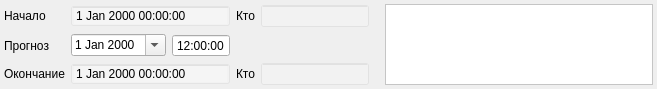
<?xml version="1.0" encoding="UTF-8"?>
<ui version="4.0">
 <class>ProcessInfoW</class>
 <widget class="QWidget" name="ProcessInfoW">
  <property name="geometry">
   <rect>
    <x>0</x>
    <y>0</y>
    <width>657</width>
    <height>89</height>
   </rect>
  </property>
  <property name="windowTitle">
   <string>Form</string>
  </property>
  <layout class="QVBoxLayout" name="verticalLayout">
   <property name="margin">
    <number>2</number>
   </property>
   <item>
    <widget class="QFrame" name="processFrame">
     <property name="minimumSize">
      <size>
       <width>0</width>
       <height>85</height>
      </size>
     </property>
     <property name="maximumSize">
      <size>
       <width>16777215</width>
       <height>85</height>
      </size>
     </property>
     <property name="frameShape">
      <enum>QFrame::NoFrame</enum>
     </property>
     <property name="frameShadow">
      <enum>QFrame::Raised</enum>
     </property>
     <layout class="QHBoxLayout" name="horizontalLayout_2">
      <property name="margin">
       <number>2</number>
      </property>
      <item>
       <layout class="QGridLayout" name="gridLayout_4">
        <item row="2" column="3">
         <widget class="QTimeEdit" name="timePredict">
          <property name="buttonSymbols">
           <enum>QAbstractSpinBox::NoButtons</enum>
          </property>
          <property name="time">
           <time>
            <hour>12</hour>
            <minute>0</minute>
            <second>0</second>
           </time>
          </property>
         </widget>
        </item>
        <item row="3" column="5">
         <widget class="QLineEdit" name="whoEnd">
          <property name="styleSheet">
           <string notr="true">QLineEdit {background: rgba(255, 255, 255, 55);}</string>
          </property>
          <property name="readOnly">
           <bool>true</bool>
          </property>
         </widget>
        </item>
        <item row="0" column="0" rowspan="2">
         <widget class="QLabel" name="label_12">
          <property name="styleSheet">
           <string notr="true">background: transparent</string>
          </property>
          <property name="text">
           <string>Начало</string>
          </property>
         </widget>
        </item>
        <item row="2" column="1" colspan="2">
         <widget class="QDateEdit" name="datePredict">
          <property name="styleSheet">
           <string notr="true">QFrame {background: white}</string>
          </property>
          <property name="date">
           <date>
            <year>2000</year>
            <month>1</month>
            <day>1</day>
           </date>
          </property>
          <property name="calendarPopup">
           <bool>true</bool>
          </property>
         </widget>
        </item>
        <item row="3" column="0">
         <widget class="QLabel" name="label_20">
          <property name="styleSheet">
           <string notr="true">background: transparent</string>
          </property>
          <property name="text">
           <string>Окончание</string>
          </property>
         </widget>
        </item>
        <item row="0" column="5" rowspan="2">
         <widget class="QLineEdit" name="whoStart">
          <property name="styleSheet">
           <string notr="true">QLineEdit {background: rgba(255, 255, 255, 55);}</string>
          </property>
          <property name="readOnly">
           <bool>true</bool>
          </property>
         </widget>
        </item>
        <item row="0" column="4" rowspan="2">
         <widget class="QLabel" name="label_14">
          <property name="styleSheet">
           <string notr="true">background: transparent</string>
          </property>
          <property name="text">
           <string>Кто</string>
          </property>
         </widget>
        </item>
        <item row="3" column="4">
         <widget class="QLabel" name="label_13">
          <property name="styleSheet">
           <string notr="true">background: transparent</string>
          </property>
          <property name="text">
           <string>Кто</string>
          </property>
         </widget>
        </item>
        <item row="2" column="0">
         <widget class="QLabel" name="label_16">
          <property name="styleSheet">
           <string notr="true">background: transparent</string>
          </property>
          <property name="text">
           <string>Прогноз</string>
          </property>
         </widget>
        </item>
        <item row="3" column="1" colspan="3">
         <widget class="QDateTimeEdit" name="dateEnd">
          <property name="styleSheet">
           <string notr="true">QDateTimeEdit {background: rgba(255, 255, 255, 55);}</string>
          </property>
          <property name="buttonSymbols">
           <enum>QAbstractSpinBox::NoButtons</enum>
          </property>
         </widget>
        </item>
        <item row="0" column="1" rowspan="2" colspan="3">
         <widget class="QDateTimeEdit" name="dateStart">
          <property name="styleSheet">
           <string notr="true">QDateTimeEdit {background: rgba(255, 255, 255, 55);}</string>
          </property>
          <property name="buttonSymbols">
           <enum>QAbstractSpinBox::NoButtons</enum>
          </property>
         </widget>
        </item>
       </layout>
      </item>
      <item>
       <spacer name="horizontalSpacer_2">
        <property name="orientation">
         <enum>Qt::Horizontal</enum>
        </property>
        <property name="sizeType">
         <enum>QSizePolicy::Fixed</enum>
        </property>
        <property name="sizeHint" stdset="0">
         <size>
          <width>10</width>
          <height>20</height>
         </size>
        </property>
       </spacer>
      </item>
      <item>
       <widget class="QPlainTextEdit" name="log">
        <property name="sizePolicy">
         <sizepolicy hsizetype="Expanding" vsizetype="Expanding">
          <horstretch>2</horstretch>
          <verstretch>0</verstretch>
         </sizepolicy>
        </property>
        <property name="styleSheet">
         <string notr="true">background: white</string>
        </property>
       </widget>
      </item>
     </layout>
    </widget>
   </item>
  </layout>
 </widget>
 <resources/>
 <connections/>
</ui>
